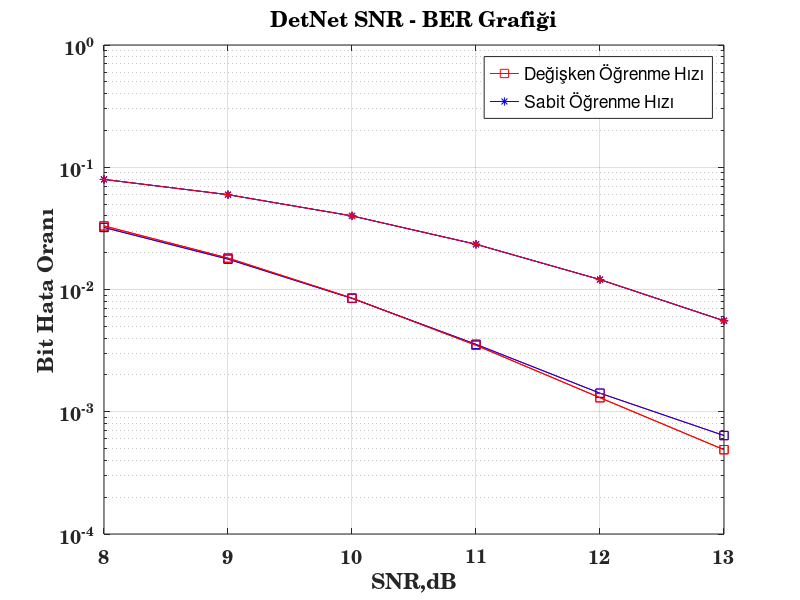

The MATLAB source for this figure: (Note: this script raises an error after producing the figure.)
clc, clear all, close all

%% SABİT LR - DEĞİŞKEN LR KARŞILAŞTIRMASI
clc, clear all, close all
% Decay LR
snr = [ 8.  9. 10. 11. 12. 13.]
bers = [0.032168   0.01771593 0.00846025 0.0035607  0.00141873 0.00063888]
% times
% [[1.52057990e-05 1.52088654e-05 1.52452317e-05 1.51884587e-05
%   1.52314736e-05 1.52643890e-05]]

semilogy(snr,bers, '-rs')

%Decaysiz

snr1 = [ 8  9 10 11 12 13]
ber1 = [0.07953248, 0.0596645,  0.03998898, 0.02344375 ,0.01205283 ,0.00554843]
hold on
semilogy(snr1,ber1, '-b*')


grid on
set(gca, 'FontName', 'Century')
set(gca,'FontSize',14)
set(gca,'FontWeight','bold')
axis([min(snr) max(snr) 10^(-4) 1]);
xlabel('SNR,dB')
ylabel('Bit Hata Oranı')
legend('Değişken Öğrenme Hızı','Sabit Öğrenme Hızı');
title('DetNet SNR - BER Grafiği')

%% Sabit Öğrenme Hızlı - Sabit Öğrenmeli + ResNet'li model
clc, clear all, close all
%detnet
snr1 = [ 8  9 10 11 12 13]
ber1 = [0.07953248, 0.0596645,  0.03998898, 0.02344375 ,0.01205283 ,0.00554843]

semilogy(snr1,ber1, '-b*')

%resnet
ber_resnet = [0.03313038 0.0180843  0.00850815 0.00349725 0.00130225 0.00048948]

hold on
semilogy(snr1,ber_resnet, '-rs')


grid on
set(gca, 'FontName', 'Century')
set(gca,'FontSize',14)
set(gca,'FontWeight','bold')
axis([min(snr1) max(snr1) 10^(-4) 1]);
xlabel('SNR,dB')
ylabel('Bit Hata Oranı')
legend('DetNet','DetNet + ResNet');

title('DetNet SNR - BER Grafiği')


%% Değişken Öğrenmeli - Değişken Öğrenmeli + ResNet - Sabit Öğrenme - Değişken Öğrenme (Hepsinin Karşılaştırması)
clc, clear all, close all

% Decay LR
snr = [ 8.  9. 10. 11. 12. 13.]
bers = [0.032168   0.01771593 0.00846025 0.0035607  0.00141873 0.00063888]
% times
% [[1.52057990e-05 1.52088654e-05 1.52452317e-05 1.51884587e-05
%   1.52314736e-05 1.52643890e-05]]

semilogy(snr,bers, '-bs')

%Decaysiz

snr1 = [ 8  9 10 11 12 13]
ber1 = [0.07953248, 0.0596645,  0.03998898, 0.02344375 ,0.01205283 ,0.00554843]
hold on
semilogy(snr1,ber1, '-r*')



%resnet
ber_resnet = [0.03313038 0.0180843  0.00850815 0.00349725 0.00130225 0.00048948]

hold on
semilogy(snr1,ber_resnet, '-rs')

grid on
set(gca, 'FontName', 'Century')
set(gca,'FontSize',14)
set(gca,'FontWeight','bold')
axis([min(snr) max(snr) 10^(-4) 1]);
xlabel('SNR,dB')
ylabel('Bit Hata Oranı')
legend('Değişken Öğrenme Hızı','Sabit Öğrenme Hızı');
title('DetNet SNR - BER Grafiği')



%% DetNet - ML
% clc, clear all, close all

snr_lr = [ 1.  2.  3.  4.  5.  6.  7.  8.  9. 10. 11. 12. 13. 14. ] %
ber_lr = [0.18215412 0.15847798 0.1343693  0.11024947 0.08630392 0.06326228 0.04240725 0.02530385 0.01313003 0.0058605  0.00229305 0.0008604 0.00038548  0.00029815]
% ber_lr = [0.188952   0.16606618 0.14333885 0.12058967 0.09806905 0.07591733 0.0546348  0.03531698 0.0199064  0.00956898 0.00400685 0.00156965 0.00070815 0.00114738]

% times
% [[3.08800837e-05 3.06936755e-05 3.05065849e-05 3.08943181e-05
%   3.16965516e-05 3.09281237e-05 3.11285272e-05 3.05858335e-05
%   3.03470351e-05 3.02804869e-05 3.06123149e-05 3.06142011e-05
%   3.10651217e-05 3.10329102e-05]]

%  ber2 = load('ML_20x30_YENI.mat')
ber2 = load('ML_20x30_timingli_ber.mat')
ber2 = ber2.bit_hata_orani

semilogy(snr_lr,ber_lr, '-b*')
hold on
semilogy(snr_lr,ber2, '-rs')
grid on
set(gca, 'FontName', 'Century')
set(gca,'FontSize',14)
set(gca,'FontWeight','bold')
axis([min(snr_lr) max(snr_lr) 10^(-4) 1]);
xlabel('SNR,dB')
ylabel('Bit Hata Oranı')
legend('DetNet','ML');

%% DetNet - zf - mmse - ml

clc, clear all, close all

snr_lr = [ 1.  2.  3.  4.  5.  6.  7.  8.  9. 10. 11. 12. 13. 14. ] %
% ber_lr = [0.18215412 0.15847798 0.1343693  0.11024947 0.08630392 0.06326228 0.04240725 0.02530385 0.01313003 0.0058605  0.00229305 0.0008604 0.00038548  0.00029815]

ber_lr =[1.85729080e-01 1.64311170e-01 1.42508505e-01 1.20211765e-01 9.73364001e-02 7.42843350e-02 5.19958850e-02 3.23308051e-02 1.73182401e-02 7.87455501e-03 3.08027001e-03 1.08503500e-03 3.70645002e-04 1.39875001e-04]
% times
% [[1.73460597e-05 1.74504577e-05 1.89623566e-05 1.87858795e-05
%   1.72037392e-05 1.74567618e-05 1.73804951e-05 1.72981185e-05
%   1.79607626e-05 1.90438216e-05 1.72281596e-05 1.73679178e-05
%   2.08937448e-05 2.17333846e-05]]
ber2 = load('ML_20X30_10000.mat')
ber2 = ber2.bit_hata_orani

ber3 = load('ZF_20x30_YENI.mat')
ber3 = ber3.bit_hata_orani

ber4 = load('MMSE_20x30_YENI.mat')
ber4 = ber4.bit_hata_orani


semilogy(snr_lr,ber_lr, '-b*')
hold on

semilogy(snr_lr,ber2, '-rs')

hold on
semilogy(snr_lr,ber3, '-gs')

hold on
semilogy(snr_lr,ber4, '-rs')

grid on
set(gca, 'FontName', 'Century')
set(gca,'FontSize',14)
set(gca,'FontWeight','bold')
axis([min(snr_lr) max(snr_lr) 10^(-4) 1]);
xlabel('SNR,dB')
ylabel('Bit Hata Oranı')
legend('DetNet','ML','ZF','MMSE');

%% LOSS

loss = [21.257736, 6.4701657, 2.4237506, 1.4488958, 0.899854, 0.6160803, 0.43617806, 0.34193066, 0.29471478, 0.2616226, 0.28589895, 0.31335017, 0.3066115, 0.33049968, 0.33112925, 0.29904118, 0.3268696, 0.31372815, 0.32027668, 0.34231454, 0.354719, 0.33742395, 0.35546023, 0.32994315, 0.33537242, 0.30936292, 0.34264567, 0.346546, 0.38501, 0.35947815, 0.3156597, 0.331326, 0.3314019, 0.32364035, 0.36518642, 0.33099887, 0.41669545, 0.37531602, 0.3823068, 0.3792616, 0.33829638, 0.34961498, 0.34014964, 0.41042903, 0.33678424, 0.3459601, 0.34594452, 0.3758209, 0.3397256, 0.3375822, 0.346864, 0.34854436, 0.32893795, 0.32290334, 0.33448085, 0.34851593, 0.3503931, 0.33102047, 0.34828165, 0.38133013, 0.3383114, 0.3424028, 0.34046775, 0.32476652, 0.3378103, 0.3121893, 0.31660977, 0.37369114, 0.33497444, 0.35643956, 0.36538807, 0.34595528, 0.3496866, 0.37985456, 0.35564822, 0.35693714, 0.35512695, 0.339022, 0.3457393, 0.33150604, 0.33743554, 0.35395384, 0.32654452, 0.3254975, 0.30219057, 0.3353031, 0.3263982, 0.30913827, 0.30499616, 0.33629155, 0.33467254, 0.32971048, 0.35439417, 0.35831898, 0.35140565, 0.33364302, 0.35268342, 0.34486508, 0.32182857, 0.3323552]

semilogy(loss, '-b')
grid on
set(gca, 'FontName', 'Century')
set(gca,'FontSize',14)
set(gca,'FontWeight','bold')
% axis([min(0) max(loss) 10^(-4) 1]);
xlabel('İterasyon Sayısı')
ylabel('Kayıp')

